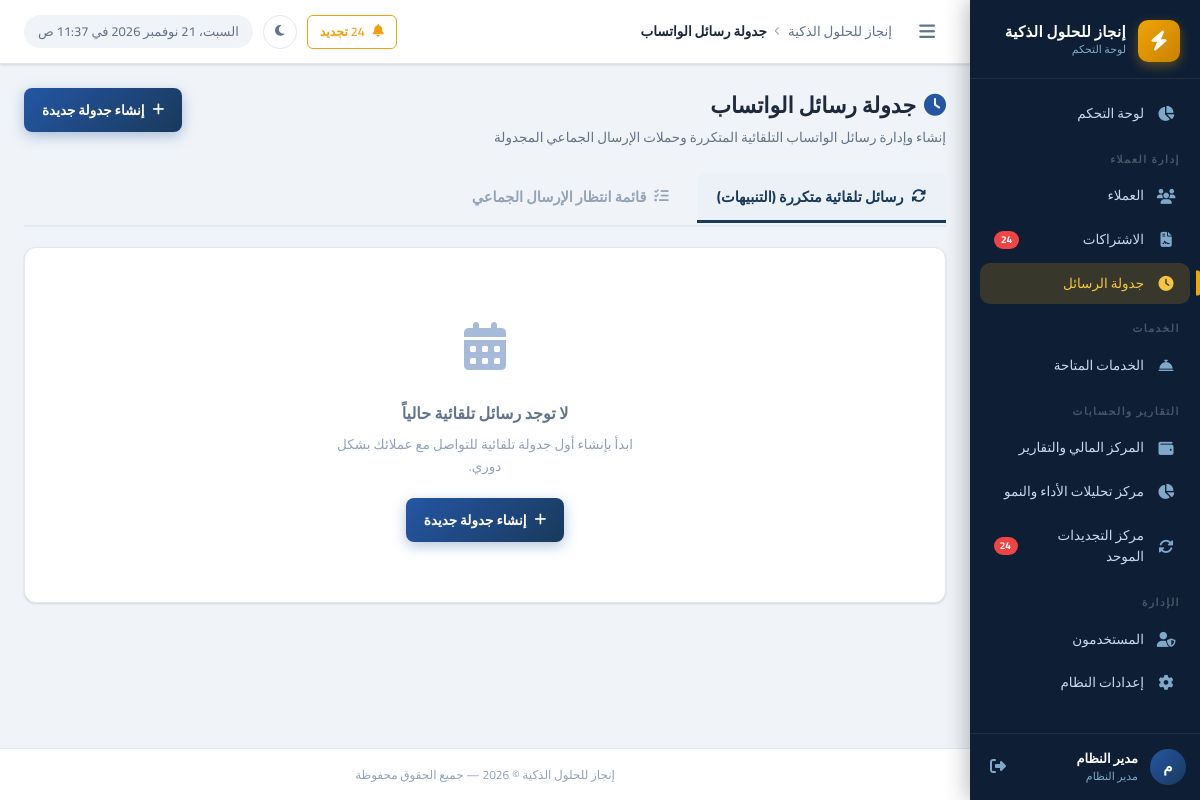
/whatsapp/schedules.php (signed in), run on an earlier commit of the app's database.
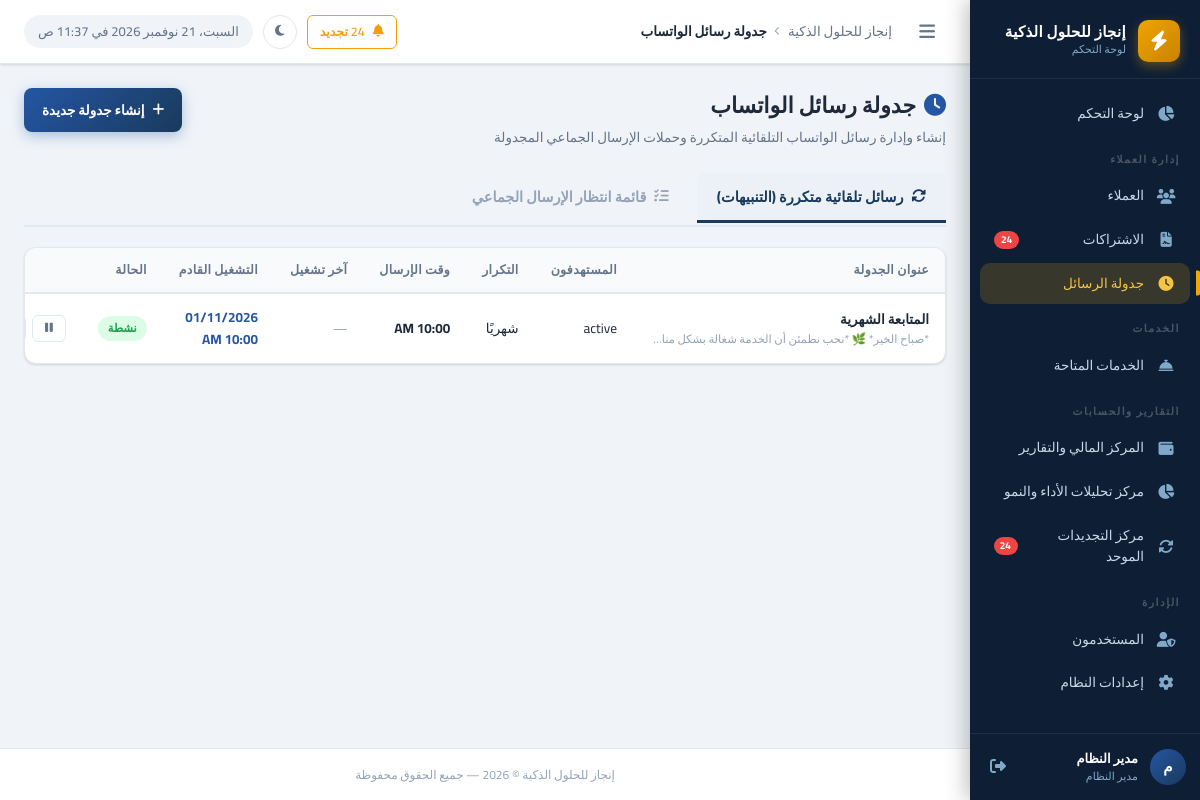
And on a later commit of the database.
### tables this page shows
CREATE TABLE `whatsapp_schedules` (
  `id` int UNSIGNED NOT NULL,
  `title` varchar(255) NOT NULL,
  `message` text NOT NULL,
  `target_type` varchar(50) NOT NULL DEFAULT 'all' COMMENT 'all, active, suspended, debt, expiring',
  `target_client_ids` text,
  `warning_days` int NOT NULL DEFAULT '30',
  `frequency` varchar(50) NOT NULL DEFAULT 'daily' COMMENT 'daily, weekly, monthly, interval',
  `custom_interval_days` int NOT NULL DEFAULT '1',
  `send_at_time` time NOT NULL DEFAULT '10:00:00',
  `last_run` datetime DEFAULT NULL,
  `next_run` datetime NOT NULL,
  `status` tinyint NOT NULL DEFAULT '1' COMMENT '1=active, 0=paused',
  `created_at` datetime DEFAULT CURRENT_TIMESTAMP
);

### includes/functions.php (called while the page is built, shortened)
<?php
function formatDateTime(string $datetime): string {
    return date('d/m/Y h:i A', strtotime($datetime));
}
function e(mixed $value): string {
    return htmlspecialchars((string)$value, ENT_QUOTES, 'UTF-8');
}

### whatsapp/schedules.php (the view, shortened to what the changed rows need)
<?php
$db = getDB();
$tab = $_GET['tab'] ?? 'recurring';
if ($tab === 'recurring') {
    $schedules = $db->query("SELECT * FROM whatsapp_schedules ORDER BY created_at DESC")->fetchAll();
}
require_once INCLUDES_PATH . '/header.php';
?>
<div class="page-header">
  <div class="page-header-text">
    <h1 class="page-title"><i class="fas fa-clock" style="color:var(--primary-light);margin-left:8px;"></i>جدولة رسائل الواتساب</h1>
  </div>
</div>
<div class="tab-content">
  <?php if ($tab === 'recurring'): ?>
    <?php if (empty($schedules)): ?>
    <div class="card">
      <div class="empty-state" style="padding:60px;">
        <div class="empty-icon" style="font-size: 48px; color: var(--primary-light); opacity: 0.4;"><i class="fas fa-calendar-alt"></i></div>
        <p class="empty-title">لا توجد رسائل تلقائية حالياً</p>
        <p class="empty-text">ابدأ بإنشاء أول جدولة تلقائية للتواصل مع عملائك بشكل دوري.</p>
        <button onclick="openAddScheduleModal()" class="btn btn-primary"><i class="fas fa-plus"></i> إنشاء جدولة جديدة</button>
      </div>
    </div>
    <?php else: ?>
    <div class="card">
      <div class="table-wrapper">
        <table class="data-table">
          <thead>
            <tr>
              <th>عنوان الجدولة</th>
              <th>المستهدفون</th>
              <th>التكرار</th>
              <th>وقت الإرسال</th>
              <th>آخر تشغيل</th>
              <th>التشغيل القادم</th>
              <th>الحالة</th>
              <th style="text-align: left;">إجراءات</th>
            </tr>
          </thead>
          <tbody>
            <?php foreach ($schedules as $sch): ?>
            <tr>
              <td>
                <strong><?= e($sch['title']) ?></strong>
                <div style="font-size:11.5px;color:var(--text-muted);max-width:280px;white-space:nowrap;overflow:hidden;text-overflow:ellipsis;" title="<?= e($sch['message']) ?>">
                </div>
              </td>
              <td>
                <?php
                $targetLabels = [
                    'all'             => '<span class="badge badge-primary">كل العملاء</span>',
                    'active'          => '<span class="badge badge-success">العملاء النشطين فقط</span>',
                    'suspended'       => '<span class="badge badge-danger">العملاء الموقوفين فقط</span>',
                    'debt'            => '<span class="badge badge-warning">عملاء عليهم مديونية</span>',
                    'active_debt'     => '<span class="badge badge-warning">العملاء النشطين الذين عليهم مديونية</span>',
                    'all_debt'        => '<span class="badge badge-warning">كل العملاء الذين عليهم مديونية</span>',
                    'expiring'        => '<span class="badge badge-info">تجديدات قريبة (' . $sch['warning_days'] . ' يوم)</span>',
                    'active_expiring' => '<span class="badge badge-info">النشطين - تجديدات قريبة (' . $sch['warning_days'] . ' يوم)</span>',
                    'all_expiring'    => '<span class="badge badge-info">الكل - تجديدات قريبة (' . $sch['warning_days'] . ' يوم)</span>',
                    'active_expired'  => '<span class="badge badge-danger">النشطين - اشتراكات منتهية بالفعل</span>',
                    'new_clients'     => '<span class="badge badge-success">العملاء الجدد (آخر 30 يوم)</span>',
                    'no_subscriptions'=> '<span class="badge badge-secondary">عملاء بدون أي اشتراكات</span>',
                ];
                if ($sch['target_type'] === 'specific_clients') {
                    $cCount = count(array_filter(explode(',', $sch['target_client_ids'] ?? '')));
                    echo '<span class="badge" style="background:#7c3aed;color:#fff;"><i class="fas fa-user-check"></i> عملاء محددين (' . $cCount . ')</span>';
                } else {
                    echo $targetLabels[$sch['target_type']] ?? $sch['target_type'];
                }
                ?>
              </td>
              <td>
                <?php
                if ($sch['frequency'] === 'once') echo '<span class="badge" style="background:#0284c7;color:#fff;"><i class="fas fa-bullseye"></i> مرة واحدة</span>';
                elseif ($sch['frequency'] === 'daily') echo 'يوميًا';
                elseif ($sch['frequency'] === 'weekly') echo 'أسبوعيًا';
                elseif ($sch['frequency'] === 'monthly') echo 'شهريًا';
                elseif ($sch['frequency'] === 'interval') echo 'كل ' . $sch['custom_interval_days'] . ' يوم';
                ?>
              </td>
              <td class="fw-bold"><?= date('h:i A', strtotime($sch['send_at_time'])) ?></td>
              <td class="text-muted"><?= $sch['last_run'] ? formatDateTime($sch['last_run']) : '—' ?></td>
              <td style="color:var(--primary-light);font-weight:700;"><?= formatDateTime($sch['next_run']) ?></td>
              <td>
                <?php if ($sch['frequency'] === 'once'): ?>
                  <?php if ($sch['last_run'] && !$sch['status']): ?>
                    <span class="badge" style="background:#10b981;color:#fff;"><i class="fas fa-check-double"></i> تم الإرسال (مكتملة)</span>
                  <?php elseif (!$sch['status']): ?>
                    <span class="badge badge-secondary">موقوفة</span>
                  <?php else: ?>
                    <span class="badge badge-info"><i class="fas fa-clock"></i> بانتظار الموعد</span>
                  <?php endif; ?>
                <?php else: ?>
                  <?php if ($sch['status']): ?>
                    <span class="badge badge-success">نشطة</span>
                  <?php else: ?>
                    <span class="badge badge-secondary">موقوفة</span>
                  <?php endif; ?>
                <?php endif; ?>
              </td>
              <td>
                <div class="table-actions" style="justify-content: flex-end;">
                  <?php if ($sch['status']): ?>
                    <a href="schedules.php?tab=recurring&toggle=<?= $sch['id'] ?>&status=0" class="btn btn-sm btn-outline" title="إيقاف مؤقت">
                      <i class="fas fa-pause"></i>
                    </a>
                  <?php else: ?>
                    <a href="schedules.php?tab=recurring&toggle=<?= $sch['id'] ?>&status=1" class="btn btn-sm btn-outline-success" title="تفعيل">
                      <i class="fas fa-play"></i>
                    </a>
                  <?php endif; ?>
                </div>
              </td>
            </tr>
            <?php endforeach; ?>
          </tbody>
        </table>
      </div>
    </div>
    <?php endif; ?>
  <?php endif; ?>
</div>
<?php require_once INCLUDES_PATH . '/footer.php'; ?>

What changed in the data, as far as the page shows it:
added whatsapp_schedules: title "المتابعة الشهرية", target_type "active", frequency "شهريًا", send_at_time "10:00 AM", next_run "01/11/2026 10:00 AM"
Also different on the page:
text no longer shown: "لا توجد رسائل تلقائية حالياً ابدأ بإنشاء أول جدولة تلقائية للتواصل مع عملائك بشكل دوري. إنشاء جدولة جديدة"
text now shown: "عنوان الجدولة المستهدفون التكرار وقت الإرسال آخر تشغيل التشغيل القادم الحالة"
